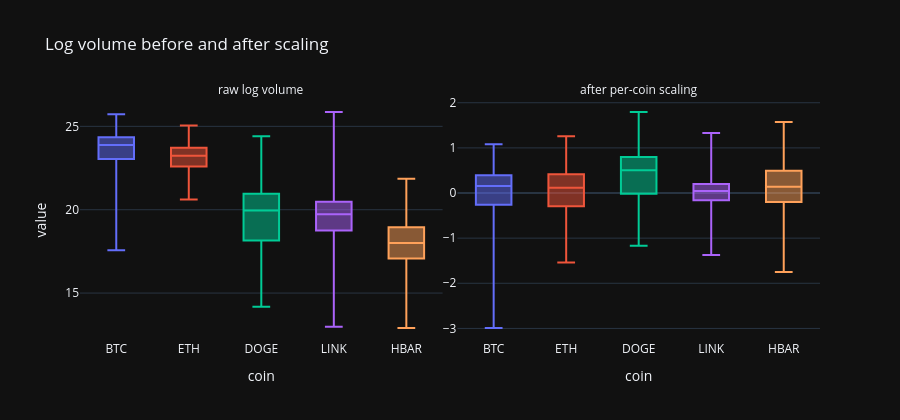

Notebook cell for this chart:
### Markdown cell above
## 8. Train-Only Robust Feature Scaling (No Leakage)

Features are scaled per coin with the median and inter-quartile range, **fitted on training dates only** and then applied
to validation and test.

### Code cell
fi = panel["feature_names"].index("log_volume")
rows = []
for coin in ["BTC", "ETH", "DOGE", "LINK", "HBAR"]:
    j = panel["coins"].index(coin)
    ok = panel["X_mask"][:, j, fi].numpy()
    for label, arr in (("raw log volume", panel["X_raw"]), ("after per-coin scaling", panel["X"])):
        rows.append(pd.DataFrame({"value": arr[:, j, fi].numpy()[ok][::5], "coin": coin, "version": label}))
fig = px.box(pd.concat(rows), x="coin", y="value", color="coin", facet_col="version", points=False,
             title="Log volume before and after scaling")
fig.update_yaxes(matches=None, showticklabels=True)
fig.for_each_annotation(lambda a: a.update(text=a.text.split("=")[-1]))
fig.update_layout(height=420, showlegend=False)
fig.show()

### Figure 1 — Plotly figure (JSON) as saved in the notebook; plotly's stock layout.template omitted (floating-point values rounded to 4 significant figures; data arrays with more than 128 entries replaced by an {"elided": "..."} marker saying what was removed)
{"data": [{"alignmentgroup": "True", "boxpoints": false, "hovertemplate": "coin=%{x}<br>version=raw log volume<br>value=%{y}<extra></extra>", "legendgroup": "BTC", "marker": {"color": "#636efa"}, "name": "BTC", "notched": false, "offsetgroup": "BTC", "orientation": "v", "showlegend": true, "type": "box", "x": {"elided": "731 str values"}, "x0": " ", "xaxis": "x", "y": {"elided": "731 float values"}, "y0": " ", "yaxis": "y"}, {"alignmentgroup": "True", "boxpoints": false, "hovertemplate": "coin=%{x}<br>version=after per-coin scaling<br>value=%{y}<extra></extra>", "legendgroup": "BTC", "marker": {"color": "#636efa"}, "name": "BTC", "notched": false, "offsetgroup": "BTC", "orientation": "v", "showlegend": false, "type": "box", "x": {"elided": "731 str values"}, "x0": " ", "xaxis": "x2", "y": {"elided": "731 float values"}, "y0": " ", "yaxis": "y2"}, {"alignmentgroup": "True", "boxpoints": false, "hovertemplate": "coin=%{x}<br>version=raw log volume<br>value=%{y}<extra></extra>", "legendgroup": "ETH", "marker": {"color": "#EF553B"}, "name": "ETH", "notched": false, "offsetgroup": "ETH", "orientation": "v", "showlegend": true, "type": "box", "x": {"elided": "649 str values"}, "x0": " ", "xaxis": "x", "y": {"elided": "649 float values"}, "y0": " ", "yaxis": "y"}, {"alignmentgroup": "True", "boxpoints": false, "hovertemplate": "coin=%{x}<br>version=after per-coin scaling<br>value=%{y}<extra></extra>", "legendgroup": "ETH", "marker": {"color": "#EF553B"}, "name": "ETH", "notched": false, "offsetgroup": "ETH", "orientation": "v", "showlegend": false, "type": "box", "x": {"elided": "649 str values"}, "x0": " ", "xaxis": "x2", "y": {"elided": "649 float values"}, "y0": " ", "yaxis": "y2"}, {"alignmentgroup": "True", "boxpoints": false, "hovertemplate": "coin=%{x}<br>version=raw log volume<br>value=%{y}<extra></extra>", "legendgroup": "DOGE", "marker": {"color": "#00cc96"}, "name": "DOGE", "notched": false, "offsetgroup": "DOGE", "orientation": "v", "showlegend": true, "type": "box", "x": {"elided": "649 str values"}, "x0": " ", "xaxis": "x", "y": {"elided": "649 float values"}, "y0": " ", "yaxis": "y"}, {"alignmentgroup": "True", "boxpoints": false, "hovertemplate": "coin=%{x}<br>version=after per-coin scaling<br>value=%{y}<extra></extra>", "legendgroup": "DOGE", "marker": {"color": "#00cc96"}, "name": "DOGE", "notched": false, "offsetgroup": "DOGE", "orientation": "v", "showlegend": false, "type": "box", "x": {"elided": "649 str values"}, "x0": " ", "xaxis": "x2", "y": {"elided": "649 float values"}, "y0": " ", "yaxis": "y2"}, {"alignmentgroup": "True", "boxpoints": false, "hovertemplate": "coin=%{x}<br>version=raw log volume<br>value=%{y}<extra></extra>", "legendgroup": "LINK", "marker": {"color": "#ab63fa"}, "name": "LINK", "notched": false, "offsetgroup": "LINK", "orientation": "v", "showlegend": true, "type": "box", "x": {"elided": "649 str values"}, "x0": " ", "xaxis": "x", "y": {"elided": "649 float values"}, "y0": " ", "yaxis": "y"}, {"alignmentgroup": "True", "boxpoints": false, "hovertemplate": "coin=%{x}<br>version=after per-coin scaling<br>value=%{y}<extra></extra>", "legendgroup": "LINK", "marker": {"color": "#ab63fa"}, "name": "LINK", "notched": false, "offsetgroup": "LINK", "orientation": "v", "showlegend": false, "type": "box", "x": {"elided": "649 str values"}, "x0": " ", "xaxis": "x2", "y": {"elided": "649 float values"}, "y0": " ", "yaxis": "y2"}, {"alignmentgroup": "True", "boxpoints": false, "hovertemplate": "coin=%{x}<br>version=raw log volume<br>value=%{y}<extra></extra>", "legendgroup": "HBAR", "marker": {"color": "#FFA15A"}, "name": "HBAR", "notched": false, "offsetgroup": "HBAR", "orientation": "v", "showlegend": true, "type": "box", "x": {"elided": "514 str values"}, "x0": " ", "xaxis": "x", "y": {"elided": "514 float values"}, "y0": " ", "yaxis": "y"}, {"alignmentgroup": "True", "boxpoints": false, "hovertemplate": "coin=%{x}<br>version=after per-coin scaling<br>value=%{y}<extra></extra>", "legendgroup": "HBAR", "marker": {"color": "#FFA15A"}, "name": "HBAR", "notched": false, "offsetgroup": "HBAR", "orientation": "v", "showlegend": false, "type": "box", "x": {"elided": "514 str values"}, "x0": " ", "xaxis": "x2", "y": {"elided": "514 float values"}, "y0": " ", "yaxis": "y2"}], "layout": {"annotations": [{"font": {}, "showarrow": false, "text": "raw log volume", "x": 0.245, "xanchor": "center", "xref": "paper", "y": 1.0, "yanchor": "bottom", "yref": "paper"}, {"font": {}, "showarrow": false, "text": "after per-coin scaling", "x": 0.755, "xanchor": "center", "xref": "paper", "y": 1.0, "yanchor": "bottom", "yref": "paper"}], "boxmode": "overlay", "height": 420, "legend": {"title": {"text": "coin"}, "tracegroupgap": 0}, "showlegend": false, "title": {"text": "Log volume before and after scaling"}, "xaxis": {"anchor": "y", "categoryarray": ["BTC", "ETH", "DOGE", "LINK", "HBAR"], "categoryorder": "array", "domain": [0.0, 0.49], "title": {"text": "coin"}}, "xaxis2": {"anchor": "y2", "categoryarray": ["BTC", "ETH", "DOGE", "LINK", "HBAR"], "categoryorder": "array", "domain": [0.51, 1.0], "matches": "x", "title": {"text": "coin"}}, "yaxis": {"anchor": "x", "domain": [0.0, 1.0], "showticklabels": true, "title": {"text": "value"}}, "yaxis2": {"anchor": "x2", "domain": [0.0, 1.0], "showticklabels": true}}}
